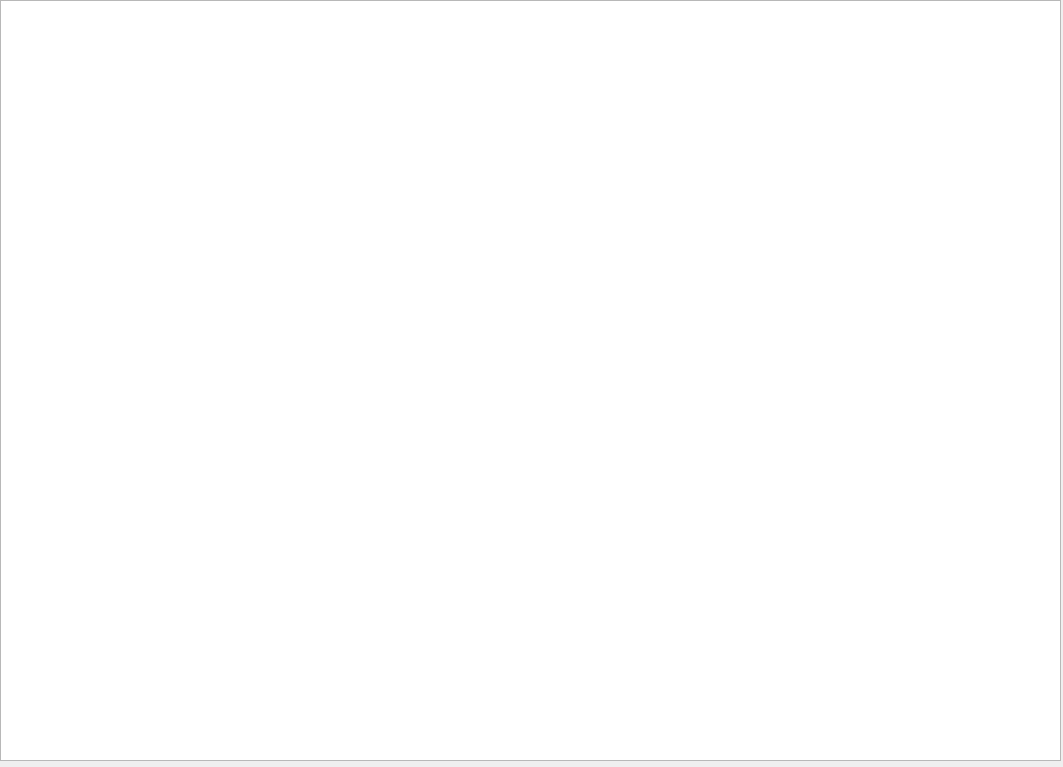
<?xml version="1.0" encoding="UTF-8"?>
<ui version="4.0">
 <class>Form</class>
 <widget class="QWidget" name="Form">
  <property name="geometry">
   <rect>
    <x>0</x>
    <y>0</y>
    <width>1063</width>
    <height>767</height>
   </rect>
  </property>
  <property name="windowTitle">
   <string>Form</string>
  </property>
  <widget class="QTableWidget" name="tableWidget">
   <property name="geometry">
    <rect>
     <x>0</x>
     <y>0</y>
     <width>1061</width>
     <height>761</height>
    </rect>
   </property>
   <property name="dragEnabled">
    <bool>true</bool>
   </property>
   <property name="dragDropMode">
    <enum>QAbstractItemView::DragDrop</enum>
   </property>
   <property name="defaultDropAction">
    <enum>Qt::CopyAction</enum>
   </property>
   <property name="alternatingRowColors">
    <bool>true</bool>
   </property>
   <property name="selectionMode">
    <enum>QAbstractItemView::ExtendedSelection</enum>
   </property>
  </widget>
 </widget>
 <resources/>
 <connections/>
</ui>
